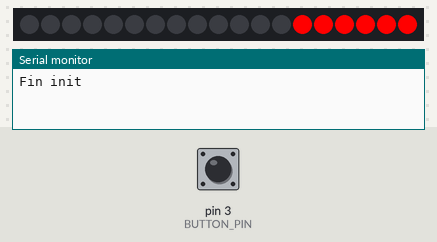
Bench run of a sketch on a simulated Arduino Uno, built with avr-gcc and run on an emulated ATmega328P. On the bench: 19 RGB LEDs in strip order, left to right, the last lines printed to the serial monitor. The test bench sets the inputs (shaded band); at power-on: pin 3 (BUTTON_PIN) HIGH. Random numbers use the default seed unless the sketch sets one.

Above: at 1.2 s.
1.3 s: pin 3 (BUTTON_PIN) pulled LOW for 0.15 s
At 2.7 s:
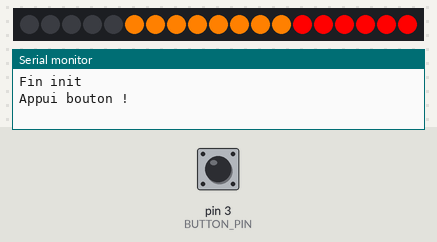
At 6.7 s:
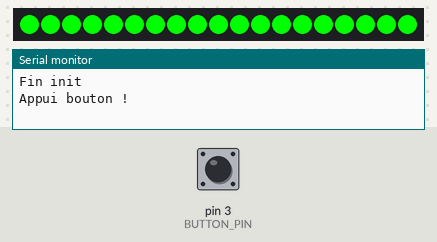
Timing chart, 0 to 8.2 s (numbered marks = the images above; inputs shaded):
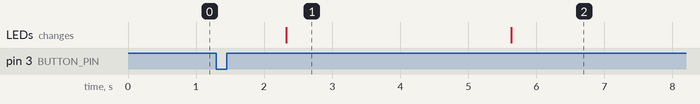

Measured:
- after the input at 1.3 s, the LEDs: change after 1.0 s (image 1)
- what the display in image 1 shows lasts 3.3 s, from 2.3 s to 5.6 s

The sketch:

starter_drone_tricolor.ino
```cpp
// This is a demonstration on how to use an input device to trigger changes on your neo pixels.
// You should wire a momentary push button to connect from ground to a digital IO pin.  When you
// press the button it will change to a new pixel animation.  Note that you need to press the
// button once to start the first animation!

#include <Adafruit_NeoPixel.h>

#define BUTTON_PIN   3    // Digital IO pin connected to the button.  This will be
                          // driven with a pull-up resistor so the switch should
                          // pull the pin to ground momentarily.  On a high -> low
                          // transition the button press logic will execute.

#define PIXEL_PIN    4    // Digital IO pin connected to the NeoPixels.

#define PIXEL_COUNT 19

// Parameter 1 = number of pixels in strip,  neopixel stick has 8
// Parameter 2 = pin number (most are valid)
// Parameter 3 = pixel type flags, add together as needed:
//   NEO_RGB     Pixels are wired for RGB bitstream
//   NEO_GRB     Pixels are wired for GRB bitstream, correct for neopixel stick
//   NEO_KHZ400  400 KHz bitstream (e.g. FLORA pixels)
//   NEO_KHZ800  800 KHz bitstream (e.g. High Density LED strip), correct for neopixel stick
Adafruit_NeoPixel strip = Adafruit_NeoPixel(PIXEL_COUNT, PIXEL_PIN, NEO_GRB + NEO_KHZ400);

bool oldState = HIGH;
int showType = 0;

void setup() {
  Serial.begin(9600);
  pinMode(BUTTON_PIN, INPUT_PULLUP);
  strip.begin();
  strip.show(); // Initialize all pixels to 'off'
  Serial.println("Fin init");
}

void loop() {
  // Get current button state.
  bool newState = digitalRead(BUTTON_PIN);

  // Check if state changed from high to low (button press).
  if (newState == LOW && oldState == HIGH) {
    // Short delay to debounce button.
    delay(20);
    Serial.println("Appui bouton !");
    // Check if button is still low after debounce.
    newState = digitalRead(BUTTON_PIN);
    if (newState == LOW) {
      showType++;
      if (showType > 9)
        showType=0;
      startShow(showType);
    }
  }

  // Set the last button state to the old state.
  oldState = newState;
  for(int i=13; i<strip.numPixels(); i++) {
      strip.setPixelColor(i, strip.Color(255, 0, 0));
    }
  strip.show();
}

void startShow(int i) {
  delay(1000);
  for(int i=5; i<13; i++) {
      strip.setPixelColor(i, strip.Color(255, 128, 0)); //orange
    }
    strip.show();
    delay(random(1500, 4000));
  for(int i=0; i<strip.numPixels(); i++) {
      strip.setPixelColor(i, strip.Color(0, 255, 0)); //vert
    }
    strip.show();
    delay(10000);
   for(int i=0; i<strip.numPixels(); i++) {
      strip.setPixelColor(i, strip.Color(0, 0, 0)); //off
    }
}
```
